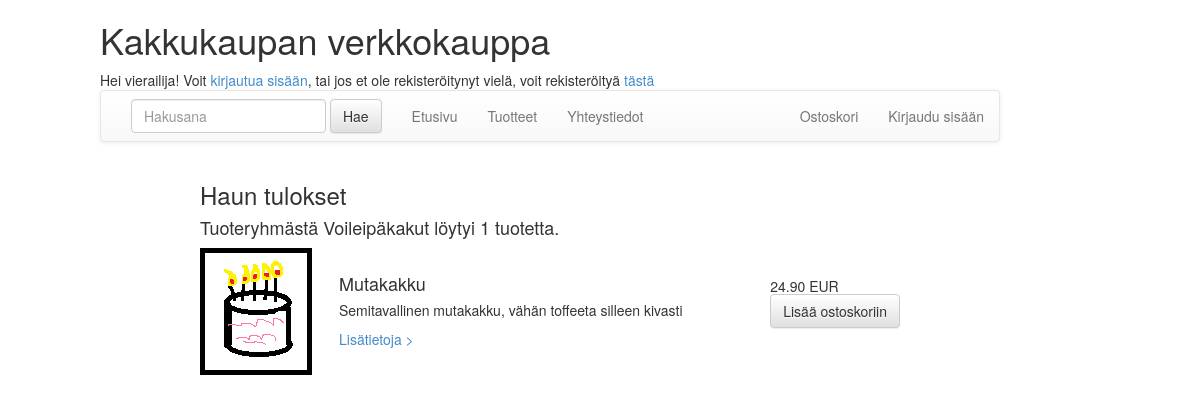
/lista.php?tuoteryhma=3, run on the app's committed database.
### tables this page shows
CREATE TABLE Tuote
(
tuoteId INTEGER NOT NULL AUTO_INCREMENT,
tuoteryhmaId INTEGER,
nimi varchar(80) NOT NULL,
hinta DECIMAL(10,2) NOT NULL,
kuvaus varchar(3000),
PRIMARY KEY (tuoteId),
FOREIGN KEY (tuoteryhmaId) REFERENCES Tuoteryhma(tuoteryhmaId)
);

### libs/common.php (called while the page is built, shortened)
<?php
function naytaNakyma($sivu, $data = array()) {
    $data = (object) $data;
    require 'views/pohja.php';
    exit();
}

### libs/tietokanta.php (called while the page is built, shortened)
<?php
function getTietokantayhteys() {
  static $yhteys = null;
  if ($yhteys === null) {
    $yhteys = new PDO('mysql:unix_socket=/home/samkorho/mysql/socket;dbname=kakkukauppa', 'root', 'root');
    $yhteys->setAttribute(PDO::ATTR_ERRMODE, PDO::ERRMODE_EXCEPTION);
  }
  return $yhteys;
}

### libs/models/Tuote.php (called while the page is built, shortened)
<?php
require_once 'libs/tietokanta.php';
class Tuote {
    private $tuoteId;
    private $nimi;
    private $hinta;
    private $kuvaus;
    private $kuva;
    public static function haeTuoteryhmanTuotteet() {
        $tuoteryhma = func_get_arg(0);
        $montako = func_get_arg(1);
        $sivu = (func_get_arg(2) - 1) * $montako;
        $sql = "SELECT * FROM Tuote WHERE tuoteryhmaId = ? ORDER BY nimi LIMIT $sivu, $montako";
        $kysely = getTietokantayhteys()->prepare($sql);
        $kysely->execute(array($tuoteryhma));
        $tulokset = array();
        foreach ($kysely->fetchAll(PDO::FETCH_OBJ) as $tulos) {
            $tulokset[] = Tuote::tuloksenKasittely($tulos);
        }
        return $tulokset;
    }
    public static function tuoteryhmassaTuotteita($tuoteryhma) {
        $sql = "SELECT count(*) FROM Tuote WHERE tuoteryhmaId LIKE ?";
        $kysely = getTietokantayhteys()->prepare($sql);
        $kysely->execute(array($tuoteryhma));
        return $kysely->fetchColumn();
    }
    public static function tuloksenKasittely($tulos) {
        if ($tulos == null) {
            return null;
        } else {
            $tuote = new Tuote();
            $tuote->setTuoteId($tulos->tuoteId);
            $tuote->setTuoteryhmaId($tulos->tuoteryhmaId);
            $tuote->setNimi($tulos->nimi);
            $tuote->setHinta($tulos->hinta);
            $tuote->setKuvaus($tulos->kuvaus);
            $tuote->setKuva($tulos->kuva);
            return $tuote;
        }
    }
    public function getTuoteId() {
        return $this->tuoteId;
    }
    public function getNimi() {
        return $this->nimi;
    }
    public function getHinta() {
        return $this->hinta;
    }
    public function getKuvaus() {
        return $this->kuvaus;
    }
    public function getKuva() {
        return $this->kuva;
    }
    public function setKuva($kuva) {
        $this->kuva = $kuva;
    }
    public function setTuoteId($tuoteId) {
        $this->tuoteId = $tuoteId;
    }
    public function setNimi($nimi) {
        $this->nimi = $nimi;
    }
    public function setHinta($hinta) {
        $this->hinta = $hinta;
    }
    public function setKuvaus($kuvaus) {
        $this->kuvaus = $kuvaus;
    }
}

### views/lista.php (the view, shortened to what this page needs)
<h3>Haun tulokset</h3>
<h4><?php
    if (isset($data->hakusana)) {
        if ($data->hakusana != null) {
            echo 'Hakusanalla "', htmlspecialchars($data->hakusana);
            if ($data->tuotteita > 1) {
                echo '" löydettiin ', $data->tuotteita, " tuotetta.";
            } else if ($data->tuotteita == 1) {
                echo " löydettiin yksi tuote.";
            } else {
                echo " ei löydetty yhtään tuotetta.";
            }
        }
    } else if (isset($data->tuoteryhma)){
        echo "Tuoteryhmästä ", $data->tuoteryhma, " löytyi ", $data->tuotteita, " tuotetta.";
    }
    ?> </h4>
<table>
    <tbody>
        <?php foreach ($data->tuotteet as $tuote): ?>
            <tr>
                <td>
                    <a class="pull-left" href="#">
                        <img class="media-object" src="<?php echo "imgs/", $tuote->getKuva(); ?>" onerror="this.src='imgs/kakku.png'">
                    </a>
                </td>
                <td>
                    <h4 class="media-heading"><?php echo $tuote->getNimi(); ?></h4>
                    <h5><?php echo $tuote->getKuvaus(); ?> </h5>
                    <a href="tuote.php?id=<?php echo $tuote->getTuoteId(); ?>">Lisätietoja > </a>
                </td>
                <td>
                    <h5 class="pull-right"> <?php echo $tuote->getHinta(); ?> EUR <br>
                        <form class="form-horizontal" role="form" action="ostoskori.php" method="POST">
                            <div class="form-group">
                                <div class="col-md-5">
                                    <button type="submit" class="btn btn-default">Lisää ostoskoriin</button>
                                </div>
                            </div>
                        </form>
                    </h5>
                </td>
            </tr>
            <tr style="height:10px"></tr>
        <?php endforeach; ?>
    </tbody>
</table>

### data on the page
tuote: nimi "Mutakakku", kuvaus "Semitavallinen mutakakku, vähän toffeeta silleen kivasti", hinta "24.90"

### other printed values
$data->tuoteryhma "Voileipäkakut"
$data->tuotteita "1"
